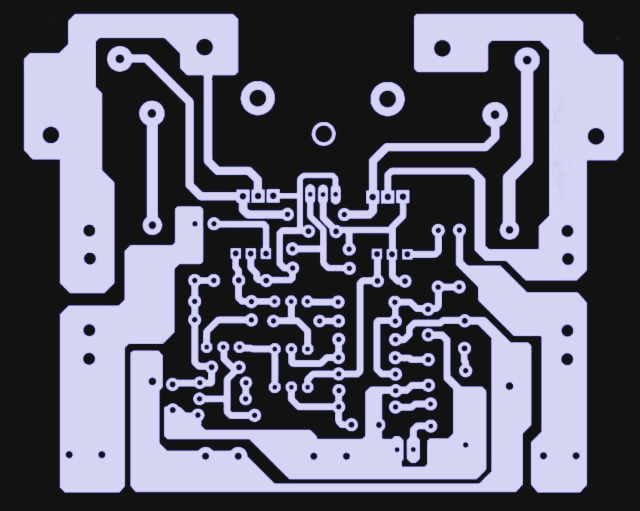
#> input picture input/pcb_sample.jpeg, 1280 x 1021 px (shown at 1/2 size)
$ python main.py
#> lines starting #> are read from the running program, lines starting #| are printed output that depends on the picture; after the words box and inside, x2 and y2 are one past the last pixel; in counts of white or black regions, pixels touching at a corner belong together; long printed decimals are rounded
### src/image_processor.py
import cv2


def load_image(path):
#> called with path = 'input/pcb_sample.jpeg'
    image = cv2.imread(path)
#> image is the input picture: shape (1021, 1280, 3); mean B, G, R 115.6, 99.1, 99.5

    if image is None:
        raise FileNotFoundError(
            f"Could not load image: {path}"
        )

    return image


def preprocess_image(image):
    gray = cv2.cvtColor(
        image,
        cv2.COLOR_BGR2GRAY
    )

    blurred = cv2.GaussianBlur(
        gray,
        (5, 5),
        0
    )

    edges = cv2.Canny(
        blurred,
        50,
        150
    )
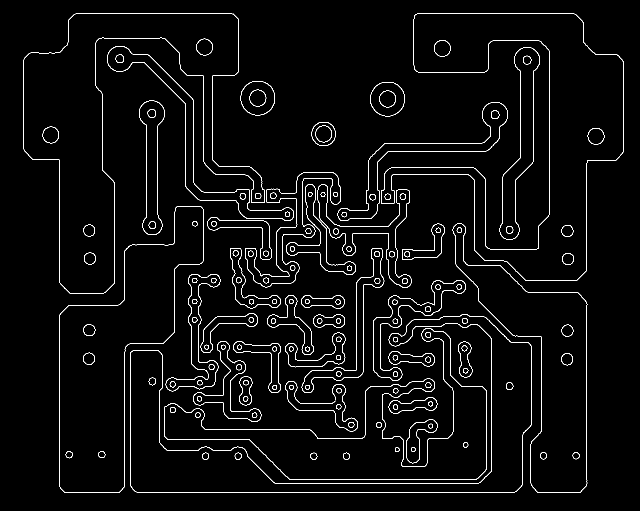
#> edges: shape (1021, 1280) (shown at 1/2 size); 2.9% white in thin lines or dots, all inside (x1, y1, x2, y2) = (47, 27, 1248, 986)

    return gray, blurred, edges


def detect_contours(edges):
    contours, hierarchy = cv2.findContours(
        edges.copy(),
        cv2.RETR_TREE,
        cv2.CHAIN_APPROX_NONE
    )
#> contours = 313 contours; largest, box (x1, y1, x2, y2) and area: (47, 27, 530, 587) 93701, (47, 27, 530, 587) 93436, (762, 27, 1248, 562) 93399, (762, 27, 1248, 562) 93161, (119, 412, 407, 986) 74754

    return contours, hierarchy


def get_external_contours(
    contours,
    hierarchy,
    min_area=30
):
    if hierarchy is None:
        return []

    hierarchy = hierarchy[0]

    external_contours = []

    for i, contour in enumerate(contours):

        if cv2.contourArea(contour) < min_area:
            continue

        if hierarchy[i][3] == -1:
            external_contours.append(contour)

    return external_contours


def draw_contours(image, contours):
    output = image.copy()

    cv2.drawContours(
        output,
        contours,
        -1,
        (0, 255, 0),
        2
    )

    return output


def detect_pad_candidates(
    contours,
    min_area=50,
    max_area=5000,
    min_circularity=0.5
):
    pad_candidates = []

    for contour in contours:

        area = cv2.contourArea(contour)

        if area < min_area or area > max_area:
            continue

        perimeter = cv2.arcLength(
            contour,
            True
        )

        if perimeter == 0:
            continue

        circularity = (
            4 * 3.14159 * area
        ) / (perimeter * perimeter)

        if circularity < min_circularity:
            continue

        x, y, w, h = cv2.boundingRect(
            contour
        )

        pad_candidates.append({
            "x": x,
            "y": y,
            "width": w,
            "height": h,
            "area": area,
            "circularity": circularity
        })

    return pad_candidates


def draw_pad_candidates(
    image,
    pad_candidates
):
    output = image.copy()

    for pad in pad_candidates:

        x = pad["x"]
        y = pad["y"]
        w = pad["width"]
        h = pad["height"]

        cv2.rectangle(
            output,
            (x, y),
            (x + w, y + h),
            (255, 0, 0),
            2
        )

    return output


def mark_deviating_points(image, points):
    points = points.reshape(-1, 2)

    for i in range(1, len(points) - 1):
        x1, y1 = map(int, points[i - 1])
        x2, y2 = map(int, points[i])
        x3, y3 = map(int, points[i + 1])

        result = (
            (y2 - y1) * (x3 - x2)
            - (y3 - y2) * (x2 - x1)
        )

        if result != 0:
            cv2.circle(
                image,
                (x2, y2),
                3,
                (0, 0, 255),
                -1
            )

    return image

def create_copper_mask(image, min_component_area=8):
    """
    Create an initial binary mask of possible copper features.

    White (255): candidate copper regions
    Black (0): background and excluded regions
    """
    import cv2
    import numpy as np

    gray = cv2.cvtColor(
        image,
        cv2.COLOR_BGR2GRAY
    )

    # Separate dark features from the lighter background
    _, mask = cv2.threshold(
        gray,
        0,
        255,
        cv2.THRESH_BINARY_INV + cv2.THRESH_OTSU
    )

    # Connect small gaps within candidate copper regions
    kernel = cv2.getStructuringElement(
        cv2.MORPH_RECT,
        (3, 3)
    )

    mask = cv2.morphologyEx(
        mask,
        cv2.MORPH_CLOSE,
        kernel
    )

    # Remove regions connected to the image border
    count, labels, stats, _ = cv2.connectedComponentsWithStats(
        mask,
        connectivity=8
    )

    cleaned = np.zeros_like(mask)

    height, width = mask.shape

    border_labels = set(labels[0, :])
    border_labels.update(labels[height - 1, :])
    border_labels.update(labels[:, 0])
    border_labels.update(labels[:, width - 1])
    border_labels.discard(0)

    for label in range(1, count):
        area = stats[label, cv2.CC_STAT_AREA]

        if label in border_labels:
            continue

        if area < min_component_area:
            continue

        cleaned[labels == label] = 255

    return cleaned

def detect_copper_regions(copper_mask, min_area=8):
    """
    Detect connected regions in a binary copper mask.

    Returns region metadata and a visualization.
    """
    import cv2

    count, labels, stats, centroids = (
        cv2.connectedComponentsWithStats(
            copper_mask,
            connectivity=8
        )
    )

    regions = []
    output = cv2.cvtColor(
        copper_mask,
        cv2.COLOR_GRAY2BGR
    )

    for label in range(1, count):
        x = stats[label, cv2.CC_STAT_LEFT]
        y = stats[label, cv2.CC_STAT_TOP]
        w = stats[label, cv2.CC_STAT_WIDTH]
        h = stats[label, cv2.CC_STAT_HEIGHT]
        area = stats[label, cv2.CC_STAT_AREA]

        if area < min_area:
            continue

        regions.append({
            "label": label,
            "x": int(x),
            "y": int(y),
            "width": int(w),
            "height": int(h),
            "area": int(area),
            "centroid": tuple(
                centroids[label]
            )
        })

        cv2.rectangle(
            output,
            (x, y),
            (x + w, y + h),
            (0, 0, 255),
            1
        )

    return regions, output

def detect_circular_external_contours(
    image,
    min_area=80,
    min_circularity=0.8,
    min_fill=0.8
):
    """
    Detect circular contours using geometric checks only.

    Returns a tuple of:
      - annotated image (BGR copy with circles drawn in blue)
      - list of accepted contours
    """
    import numpy as np

    gray = cv2.cvtColor(image, cv2.COLOR_BGR2GRAY)

    _, bw = cv2.threshold(
        gray,
        0,
        255,
        cv2.THRESH_BINARY + cv2.THRESH_OTSU
    )

    cnts, hier = cv2.findContours(
        bw,
        cv2.RETR_EXTERNAL,
        cv2.CHAIN_APPROX_NONE
    )

    circular_contours = []
    output = image.copy()

    for i, c in enumerate(cnts):
        area = cv2.contourArea(c)
        per = cv2.arcLength(c, True)

        if area < min_area or per == 0:
            continue

        circularity = 4 * np.pi * area / per ** 2

        (cx, cy), r = cv2.minEnclosingCircle(c)
        fill = area / (np.pi * r ** 2)

        if circularity > min_circularity and fill > min_fill:
            circular_contours.append(c)
            cv2.circle(
                output,
                (int(cx), int(cy)),
                int(r),
                (255, 0, 0),
                2
            )
            cv2.circle(
                output,
                (int(cx), int(cy)),
                2,
                (0, 255, 255),
                -1
            )

    return output, circular_contours

### main.py
import cv2

from src.image_processor import (
    load_image,
    preprocess_image,
    detect_contours,
    get_external_contours,
    draw_contours,
    detect_pad_candidates,
    draw_pad_candidates,
    mark_deviating_points,
    create_copper_mask,
    detect_copper_regions,
    detect_circular_external_contours,
)


# -----------------------------
# 1. Load PCB image
# -----------------------------

image = load_image(
    "input/pcb_sample.jpeg"
)


# -----------------------------
# 2. Preprocess image
# -----------------------------

gray, blurred, edges = preprocess_image(
    image
)


# -----------------------------
# 3. Detect contours
# -----------------------------

contours, hierarchy = detect_contours(
    edges
)


# -----------------------------
# 4. Get external contours
# -----------------------------

external_contours = get_external_contours(
    contours,
    hierarchy
)
#> after the loop in get_external_contours, `for i, contour in enumerate(contours):`: external_contours = 39 contours; largest, box (x1, y1, x2, y2) and area: (47, 27, 530, 587) 93701, (762, 27, 1248, 562) 93399, (119, 412, 407, 986) 74754, (260, 628, 1063, 985) 69117, (328, 656, 973, 959) 56489


# -----------------------------
# 5. Detect pad candidates
# -----------------------------

pad_candidates = detect_pad_candidates(
    contours
)
#> the loop in detect_pad_candidates, `for contour in contours: ` made 313 passes
#> (area, perimeter, circularity, x, y, w, h) on passes 1, 2, 5: (96.5, 36.73, 0.899, 697, 844, 12, 11), (87.5, 34.38, 0.93, 697, 844, 12, 11), (62, 29.31, 0.907, 822, 894, 9, 10)
#> after the loop in detect_pad_candidates, `for contour in contours:`: pad_candidates = 253 items
#> pad_candidates = 253 items


# -----------------------------
# 6. Print information
# -----------------------------

print("Image loaded successfully!")

print("Original:", image.shape)
#| Original: (1021, 1280, 3)

print("Grayscale:", gray.shape)
#| Grayscale: (1021, 1280)

print("Blurred:", blurred.shape)
#| Blurred: (1021, 1280)

print("Edges:", edges.shape)
#| Edges: (1021, 1280)

print("Contours detected:", len(contours))
#| Contours detected: 313

print(
    "External contours:",
    len(external_contours)
)
#| External contours: 39

print(
    "Pad candidates:",
    len(pad_candidates)
)
#| Pad candidates: 253


for i, pad in enumerate(pad_candidates):

    print(
        f"Pad {i + 1}: {pad}"
    )
#> this loop made 253 passes
#| Pad 1: {'x': 697, 'y': 844, 'width': 12, 'height': 11, 'area': 96.5, 'circularity': 0.899}
#| Pad 2: {'x': 697, 'y': 844, 'width': 12, 'height': 11, 'area': 87.5, 'circularity': 0.93}
#| Pad 3: {'x': 822, 'y': 894, 'width': 9, 'height': 10, 'area': 62.0, 'circularity': 0.9067}
#| Pad 4: {'x': 822, 'y': 894, 'width': 9, 'height': 10, 'area': 54.0, 'circularity': 0.9329}
#| Pad 5: {'x': 857, 'y': 847, 'width': 9, 'height': 10, 'area': 60.0, 'circularity': 0.8774}
#| Pad 6: {'x': 857, 'y': 847, 'width': 9, 'height': 10, 'area': 53.0, 'circularity': 0.9156}
#| Pad 7: {'x': 672, 'y': 808, 'width': 11, 'height': 11, 'area': 74.5, 'circularity': 0.8314}
#| Pad 8: {'x': 672, 'y': 808, 'width': 11, 'height': 11, 'area': 69.5, 'circularity': 0.8964}
#> (further printed lines are left out)


# -----------------------------
# 7. Draw external contours
# -----------------------------

output = draw_contours(
    image,
    external_contours
)
#> in draw_contours, `cv2.drawContours( output, contours, -1, (0, 255, 0), 2 )`:
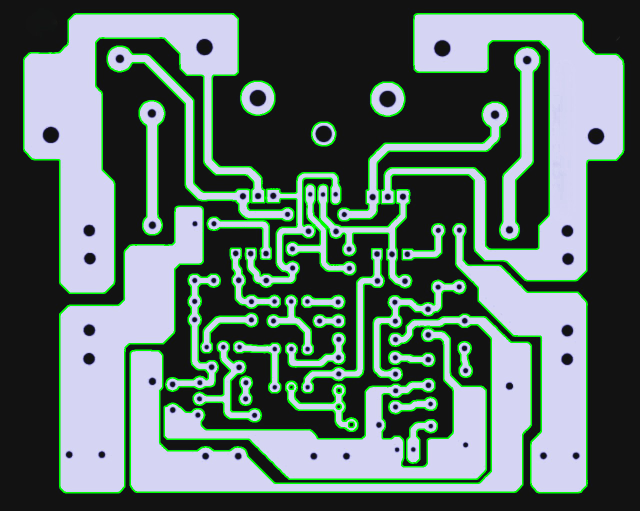
#> output: shape (1021, 1280, 3) (shown at 1/2 size); 7.3% of pixels changed, all inside (x1, y1, x2, y2) = (46, 26, 1249, 987)


cv2.imwrite(
    "output/external_contours.jpg",
    output
)


print(
    "Saved: output/external_contours.jpg"
)


# -----------------------------
# 8. Draw pad candidates
# -----------------------------

pad_output = draw_pad_candidates(
    image,
    pad_candidates
)
#> the loop in draw_pad_candidates, `for pad in pad_candidates: ` made 253 passes
#> (x, y, w, h) on passes 1 to 3: (697, 844, 12, 11), (697, 844, 12, 11), (822, 894, 9, 10)
#> after the loop in draw_pad_candidates, `for pad in pad_candidates:`: output: shape (1021, 1280, 3); 1.74% of pixels changed, all inside (x1, y1, x2, y2) = (84, 76, 1211, 921)


cv2.imwrite(
    "output/pad_candidates.jpg",
    pad_output
)


print(
    "Saved: output/pad_candidates.jpg"
)

# -----------------------------
# 9. Mark deviating points
# -----------------------------

deviation_output = image.copy()

for contour in external_contours:
    deviation_output = mark_deviating_points(
        deviation_output,
        contour
    )
#> this loop made 39 passes
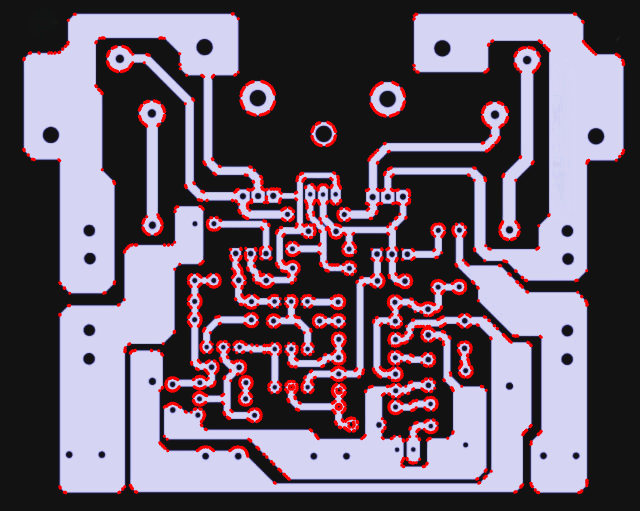
#> deviation_output: shape (1021, 1280, 3) (shown at 1/2 size); mean B, G, R 108.8, 94.1, 106.6

cv2.imwrite(
    "output/deviating_points.jpg",
    deviation_output
)

print("Saved: output/deviating_points.jpg")

# Create an initial copper mask
copper_mask = create_copper_mask(image)
#> in create_copper_mask, `_, mask = cv2.threshold( gray, 0, 255, cv2.THRESH_BINARY_INV + cv2.THR..`: mask: shape (1021, 1280); 57.8% white; 35 black regions, largest, box (x1, y1, x2, y2) and area: (48, 28, 530, 587) 90919, (762, 28, 1247, 561) 90683, (120, 412, 407, 985) 73292
#> in create_copper_mask, `mask = cv2.morphologyEx( mask, cv2.MORPH_CLOSE, kernel )`: mask: shape (1021, 1280); 57.9% white; 35 black regions, largest, box (x1, y1, x2, y2) and area: (48, 28, 530, 587) 90917, (762, 28, 1247, 561) 90678, (120, 412, 407, 985) 73290
#> in create_copper_mask, `count, labels, stats, _ = cv2.connectedComponentsWithStats( mask, conn..`:
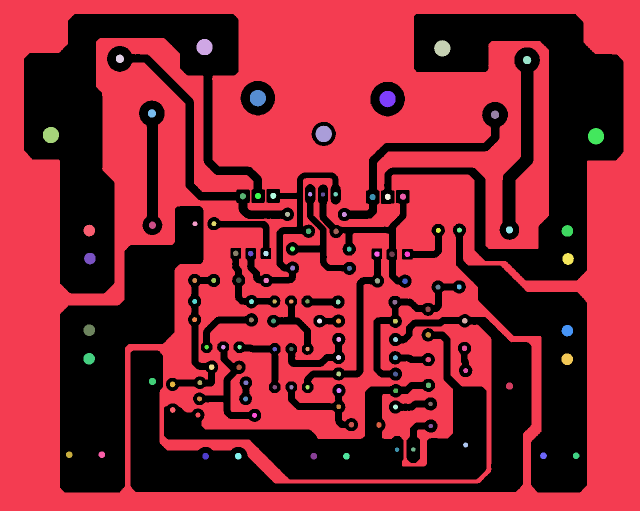
#> labels: shape (1021, 1280) int32 (shown at 1/2 size); 124 distinct labels, from 0 to 123; one colour per label, 0 black
#> in create_copper_mask, `count, labels, stats, _ = cv2.connectedComponentsWithStats( mask, conn..`: count = 124; stats = 124 rows, first 6: [48, 28, 1199, 957, 550820], [0, 0, 1280, 1021, 736661], [393, 78, 32, 32, 830], [868, 80, 33, 33, 826], [232, 109, 16, 17, 219], [1046, 112, 17, 16, 216]
#> in create_copper_mask, `border_labels = set(labels[0, :])`: border_labels = 1 item
#> the loop in create_copper_mask, `for label in range(1, count):` made 123 passes
#> area on passes 1 to 12: 736661, 830, 826, 219, 216, 841, 835, 216, 220, 846, 828, 832
#> after the loop in create_copper_mask, `for label in range(1, count):`: cleaned: shape (1021, 1280); 1.5% white; 122 white regions, largest, box (x1, y1, x2, y2) and area: (631, 251, 664, 284) 846, (500, 180, 532, 213) 841, (759, 182, 791, 215) 835

cv2.imwrite(
    "output/copper_mask.png",
    copper_mask
)

print("Saved: output/copper_mask.png")

regions, region_output = detect_copper_regions(
    copper_mask
)
#> in detect_copper_regions, `count, labels, stats, centroids = ( cv2.connectedComponentsWithStats( ..`:
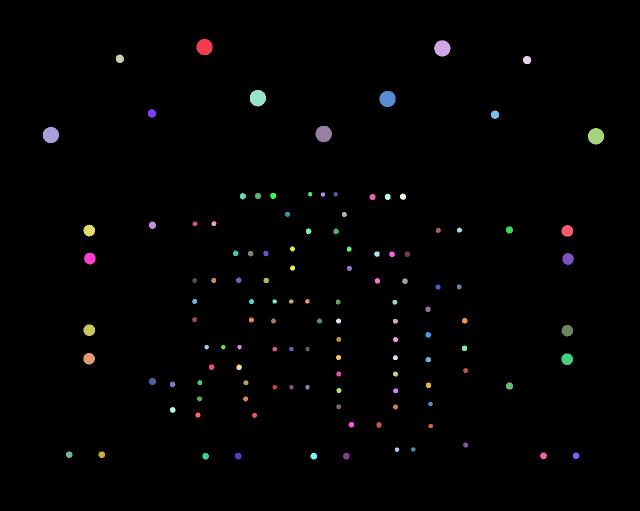
#> labels: shape (1021, 1280) int32 (shown at 1/2 size); 123 distinct labels, from 0 to 122; one colour per label, 0 black
#> in detect_copper_regions, `count, labels, stats, centroids = ( cv2.connectedComponentsWithStats( ..`: count = 123; stats = 123 rows, first 6: [0, 0, 1280, 1021, 1287481], [393, 78, 32, 32, 830], [868, 80, 33, 33, 826], [232, 109, 16, 17, 219], [1046, 112, 17, 16, 216], [500, 180, 32, 33, 841]; centroids = 123 pairs, first value 101.3 to 1191.5, second value 93.73 to 912
#> the loop in detect_copper_regions, `for label in range(1, count):` made 122 passes
#> (x, y) on pass 6: (759, 182)
#> after the loop in detect_copper_regions, `for label in range(1, count):`:
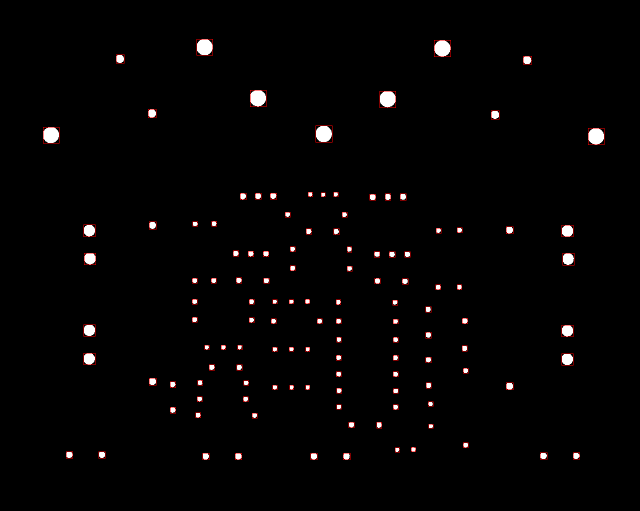
#> output: shape (1021, 1280, 3) (shown at 1/2 size); mean B, G, R 3.5, 3.5, 4.8

cv2.imwrite(
    "output/copper_regions.png",
    region_output
)

print("Copper regions detected:", len(regions))

for region in regions[:20]:
    print(region)
#> this loop made 20 passes

# Detect circular contours using geometric checks only
circular_image, circular_contours = (
    detect_circular_external_contours(image))
#> the loop in detect_circular_external_contours, `for i, c in enumerate(cnts):` made 35 passes
#> after the loop in detect_circular_external_contours, `for i, c in enumerate(cnts):`:
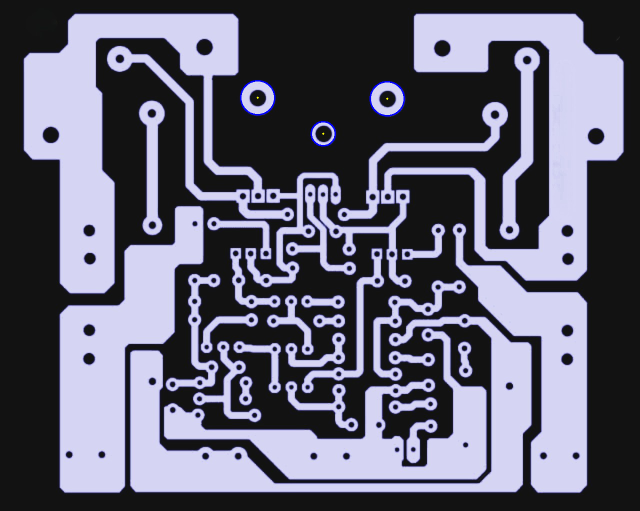
#> output: shape (1021, 1280, 3) (shown at 1/2 size); 0.14% of pixels changed, all inside (x1, y1, x2, y2) = (480, 160, 810, 293)
cv2.imwrite(
    "output/circular_contours_blue.jpg",
    circular_image)
print(
    "Circular contours detected:",
    len(circular_contours))
print("Saved: output/circular_contours_blue.jpg")
